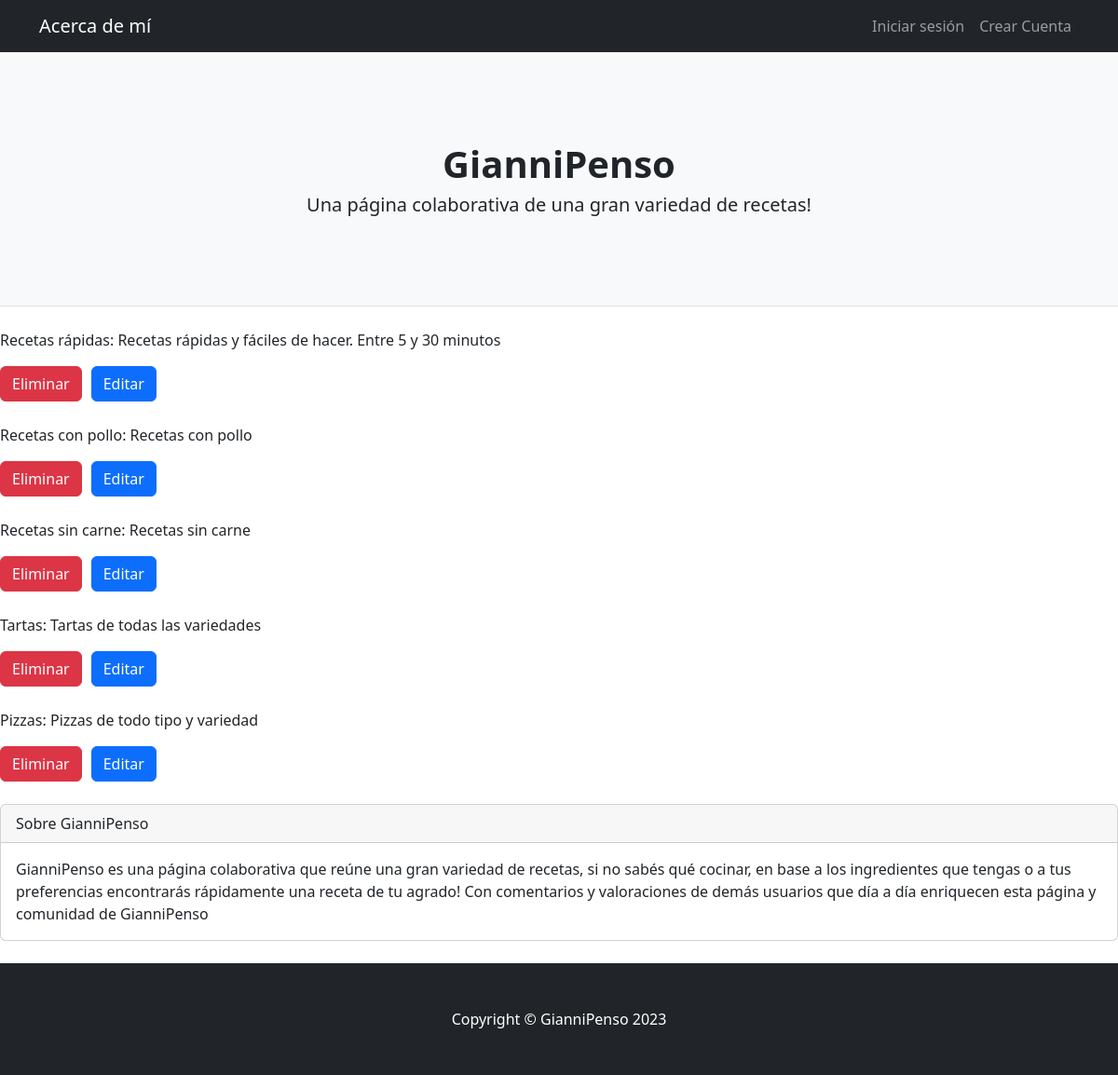
Before: /AppRecetas/categorias-list/ with the older database file.
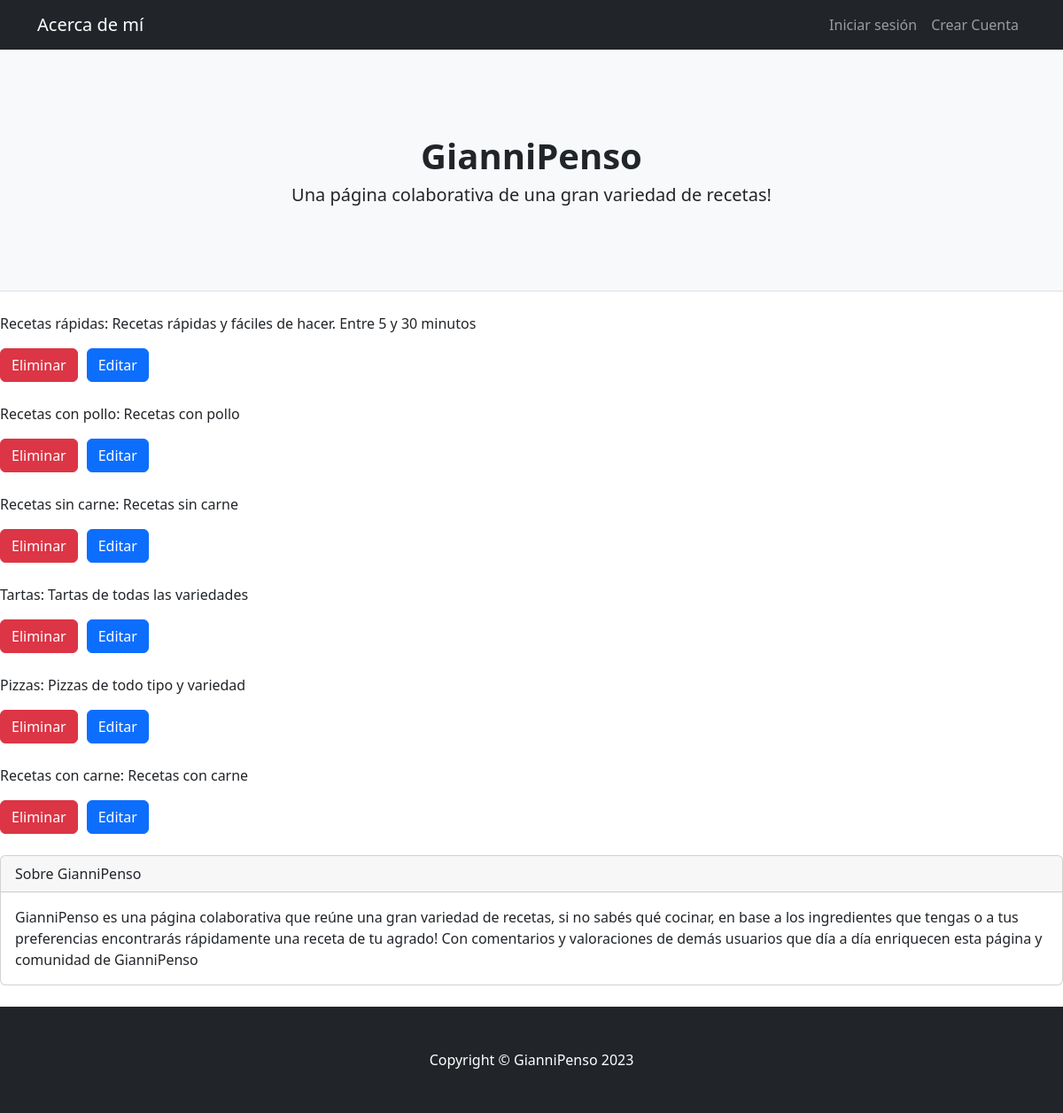
After: the same page with the newer database file.
### AppRecetas/models.py (models this page shows, shortened)
class Categoría(models.Model):
    nombre = models.CharField(max_length=20)
    descripcion = models.CharField(max_length=100)

### AppRecetas/class_views.py (the view)
# urls.py: path('categorias-list/', class_views.CategoriaListView.as_view(), name="Categorias"),
class CategoriaListView (ListView):
    model = Categoría
    template_name = "AppRecetas/categorias_list.html"

### AppRecetas/templates/AppRecetas/categorias_list.html
{% extends 'AppRecetas/base.html' %}
{% load static %}
{% block main %}
{% for categoria in object_list %}
    <p>{{ categoria.nombre }}: {{categoria.descripcion}}</p>
    <div class="row">
        <div class="col-md-12">
            <div class="d-flex justify-content-start">
                <a class="btn btn-danger btn-space" href="{% url 'DeleteC' categoria.id %}">Eliminar</a>
                <a class="btn btn-primary" href="{% url 'UpdateC' categoria.id %}">Editar</a>
            </div>
        </div>
    </div>
    <br>
{% endfor %}
{% endblock main %}

Changed rows visible on the page:
added Categoría: nombre "Recetas con carne", descripcion "Recetas con carne"
